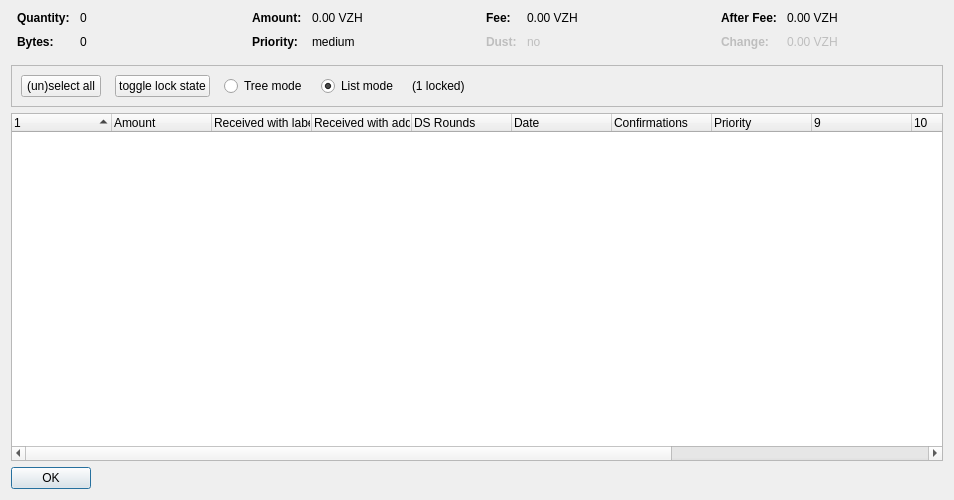
<?xml version="1.0" encoding="UTF-8"?>
<ui version="4.0">
 <class>CoinControlDialog</class>
 <widget class="QDialog" name="CoinControlDialog">
  <property name="geometry">
   <rect>
    <x>0</x>
    <y>0</y>
    <width>954</width>
    <height>500</height>
   </rect>
  </property>
  <property name="windowTitle">
   <string>Coin Selection</string>
  </property>
  <layout class="QVBoxLayout" name="verticalLayout">
   <item>
    <layout class="QHBoxLayout" name="horizontalLayoutTop" stretch="0,0,0,0">
     <property name="topMargin">
      <number>0</number>
     </property>
     <property name="bottomMargin">
      <number>10</number>
     </property>
     <item>
      <layout class="QFormLayout" name="formLayoutCoinControl1">
       <property name="horizontalSpacing">
        <number>10</number>
       </property>
       <property name="verticalSpacing">
        <number>10</number>
       </property>
       <property name="leftMargin">
        <number>6</number>
       </property>
       <property name="rightMargin">
        <number>6</number>
       </property>
       <item row="0" column="0">
        <widget class="QLabel" name="labelCoinControlQuantityText">
         <property name="font">
          <font>
           <weight>75</weight>
           <bold>true</bold>
          </font>
         </property>
         <property name="text">
          <string>Quantity:</string>
         </property>
        </widget>
       </item>
       <item row="0" column="1">
        <widget class="QLabel" name="labelCoinControlQuantity">
         <property name="cursor">
          <cursorShape>IBeamCursor</cursorShape>
         </property>
         <property name="contextMenuPolicy">
          <enum>Qt::ActionsContextMenu</enum>
         </property>
         <property name="text">
          <string notr="true">0</string>
         </property>
         <property name="textInteractionFlags">
          <set>Qt::LinksAccessibleByMouse|Qt::TextSelectableByKeyboard|Qt::TextSelectableByMouse</set>
         </property>
        </widget>
       </item>
       <item row="1" column="0">
        <widget class="QLabel" name="labelCoinControlBytesText">
         <property name="font">
          <font>
           <weight>75</weight>
           <bold>true</bold>
          </font>
         </property>
         <property name="text">
          <string>Bytes:</string>
         </property>
        </widget>
       </item>
       <item row="1" column="1">
        <widget class="QLabel" name="labelCoinControlBytes">
         <property name="cursor">
          <cursorShape>IBeamCursor</cursorShape>
         </property>
         <property name="contextMenuPolicy">
          <enum>Qt::ActionsContextMenu</enum>
         </property>
         <property name="text">
          <string notr="true">0</string>
         </property>
         <property name="textInteractionFlags">
          <set>Qt::LinksAccessibleByMouse|Qt::TextSelectableByKeyboard|Qt::TextSelectableByMouse</set>
         </property>
        </widget>
       </item>
      </layout>
     </item>
     <item>
      <layout class="QFormLayout" name="formLayoutCoinControl2">
       <property name="horizontalSpacing">
        <number>10</number>
       </property>
       <property name="verticalSpacing">
        <number>10</number>
       </property>
       <property name="leftMargin">
        <number>6</number>
       </property>
       <property name="rightMargin">
        <number>6</number>
       </property>
       <item row="0" column="0">
        <widget class="QLabel" name="labelCoinControlAmountText">
         <property name="font">
          <font>
           <weight>75</weight>
           <bold>true</bold>
          </font>
         </property>
         <property name="text">
          <string>Amount:</string>
         </property>
        </widget>
       </item>
       <item row="0" column="1">
        <widget class="QLabel" name="labelCoinControlAmount">
         <property name="cursor">
          <cursorShape>IBeamCursor</cursorShape>
         </property>
         <property name="contextMenuPolicy">
          <enum>Qt::ActionsContextMenu</enum>
         </property>
         <property name="text">
          <string notr="true">0.00 VZH</string>
         </property>
         <property name="textInteractionFlags">
          <set>Qt::LinksAccessibleByMouse|Qt::TextSelectableByKeyboard|Qt::TextSelectableByMouse</set>
         </property>
        </widget>
       </item>
       <item row="1" column="0">
        <widget class="QLabel" name="labelCoinControlPriorityText">
         <property name="font">
          <font>
           <weight>75</weight>
           <bold>true</bold>
          </font>
         </property>
         <property name="text">
          <string>Priority:</string>
         </property>
        </widget>
       </item>
       <item row="1" column="1">
        <widget class="QLabel" name="labelCoinControlPriority">
         <property name="cursor">
          <cursorShape>IBeamCursor</cursorShape>
         </property>
         <property name="contextMenuPolicy">
          <enum>Qt::ActionsContextMenu</enum>
         </property>
         <property name="text">
          <string>medium</string>
         </property>
         <property name="textInteractionFlags">
          <set>Qt::LinksAccessibleByMouse|Qt::TextSelectableByKeyboard|Qt::TextSelectableByMouse</set>
         </property>
        </widget>
       </item>
      </layout>
     </item>
     <item>
      <layout class="QFormLayout" name="formLayoutCoinControl3">
       <property name="horizontalSpacing">
        <number>10</number>
       </property>
       <property name="verticalSpacing">
        <number>10</number>
       </property>
       <property name="leftMargin">
        <number>6</number>
       </property>
       <property name="rightMargin">
        <number>6</number>
       </property>
       <item row="0" column="0">
        <widget class="QLabel" name="labelCoinControlFeeText">
         <property name="font">
          <font>
           <weight>75</weight>
           <bold>true</bold>
          </font>
         </property>
         <property name="text">
          <string>Fee:</string>
         </property>
        </widget>
       </item>
       <item row="0" column="1">
        <widget class="QLabel" name="labelCoinControlFee">
         <property name="cursor">
          <cursorShape>IBeamCursor</cursorShape>
         </property>
         <property name="contextMenuPolicy">
          <enum>Qt::ActionsContextMenu</enum>
         </property>
         <property name="text">
          <string notr="true">0.00 VZH</string>
         </property>
         <property name="textInteractionFlags">
          <set>Qt::LinksAccessibleByMouse|Qt::TextSelectableByKeyboard|Qt::TextSelectableByMouse</set>
         </property>
        </widget>
       </item>
       <item row="1" column="0">
        <widget class="QLabel" name="labelCoinControlLowOutputText">
         <property name="enabled">
          <bool>false</bool>
         </property>
         <property name="font">
          <font>
           <weight>75</weight>
           <bold>true</bold>
          </font>
         </property>
         <property name="text">
          <string>Dust:</string>
         </property>
        </widget>
       </item>
       <item row="1" column="1">
        <widget class="QLabel" name="labelCoinControlLowOutput">
         <property name="enabled">
          <bool>false</bool>
         </property>
         <property name="cursor">
          <cursorShape>IBeamCursor</cursorShape>
         </property>
         <property name="contextMenuPolicy">
          <enum>Qt::ActionsContextMenu</enum>
         </property>
         <property name="text">
          <string>no</string>
         </property>
         <property name="textInteractionFlags">
          <set>Qt::LinksAccessibleByMouse|Qt::TextSelectableByKeyboard|Qt::TextSelectableByMouse</set>
         </property>
        </widget>
       </item>
      </layout>
     </item>
     <item>
      <layout class="QFormLayout" name="formLayoutCoinControl4">
       <property name="horizontalSpacing">
        <number>10</number>
       </property>
       <property name="verticalSpacing">
        <number>10</number>
       </property>
       <property name="leftMargin">
        <number>6</number>
       </property>
       <property name="rightMargin">
        <number>6</number>
       </property>
       <item row="0" column="0">
        <widget class="QLabel" name="labelCoinControlAfterFeeText">
         <property name="font">
          <font>
           <weight>75</weight>
           <bold>true</bold>
          </font>
         </property>
         <property name="text">
          <string>After Fee:</string>
         </property>
        </widget>
       </item>
       <item row="0" column="1">
        <widget class="QLabel" name="labelCoinControlAfterFee">
         <property name="cursor">
          <cursorShape>IBeamCursor</cursorShape>
         </property>
         <property name="contextMenuPolicy">
          <enum>Qt::ActionsContextMenu</enum>
         </property>
         <property name="text">
          <string notr="true">0.00 VZH</string>
         </property>
         <property name="textInteractionFlags">
          <set>Qt::LinksAccessibleByMouse|Qt::TextSelectableByKeyboard|Qt::TextSelectableByMouse</set>
         </property>
        </widget>
       </item>
       <item row="1" column="0">
        <widget class="QLabel" name="labelCoinControlChangeText">
         <property name="enabled">
          <bool>false</bool>
         </property>
         <property name="font">
          <font>
           <weight>75</weight>
           <bold>true</bold>
          </font>
         </property>
         <property name="text">
          <string>Change:</string>
         </property>
        </widget>
       </item>
       <item row="1" column="1">
        <widget class="QLabel" name="labelCoinControlChange">
         <property name="enabled">
          <bool>false</bool>
         </property>
         <property name="cursor">
          <cursorShape>IBeamCursor</cursorShape>
         </property>
         <property name="contextMenuPolicy">
          <enum>Qt::ActionsContextMenu</enum>
         </property>
         <property name="text">
          <string notr="true">0.00 VZH</string>
         </property>
         <property name="textInteractionFlags">
          <set>Qt::LinksAccessibleByMouse|Qt::TextSelectableByKeyboard|Qt::TextSelectableByMouse</set>
         </property>
        </widget>
       </item>
      </layout>
     </item>
    </layout>
   </item>
   <item>
    <widget class="QFrame" name="frame">
     <property name="minimumSize">
      <size>
       <width>0</width>
       <height>40</height>
      </size>
     </property>
     <property name="frameShape">
      <enum>QFrame::StyledPanel</enum>
     </property>
     <property name="frameShadow">
      <enum>QFrame::Sunken</enum>
     </property>
     <layout class="QHBoxLayout" name="horizontalLayout">
      <item>
       <layout class="QHBoxLayout" name="horizontalLayoutPanel" stretch="0,0,0,0,0,0">
        <property name="spacing">
         <number>14</number>
        </property>
        <item>
         <widget class="QPushButton" name="pushButtonSelectAll">
          <property name="sizePolicy">
           <sizepolicy hsizetype="Maximum" vsizetype="Fixed">
            <horstretch>0</horstretch>
            <verstretch>0</verstretch>
           </sizepolicy>
          </property>
          <property name="text">
           <string>(un)select all</string>
          </property>
          <property name="autoDefault">
           <bool>false</bool>
          </property>
         </widget>
        </item>
        <item>
         <widget class="QPushButton" name="pushButtonToggleLock">
          <property name="sizePolicy">
           <sizepolicy hsizetype="Maximum" vsizetype="Fixed">
            <horstretch>0</horstretch>
            <verstretch>0</verstretch>
           </sizepolicy>
          </property>
          <property name="text">
           <string>toggle lock state</string>
          </property>
          <property name="autoDefault">
           <bool>false</bool>
          </property>
         </widget>
        </item>
        <item>
         <widget class="QRadioButton" name="radioTreeMode">
          <property name="sizePolicy">
           <sizepolicy hsizetype="Maximum" vsizetype="Fixed">
            <horstretch>0</horstretch>
            <verstretch>0</verstretch>
           </sizepolicy>
          </property>
          <property name="text">
           <string>Tree mode</string>
          </property>
         </widget>
        </item>
        <item>
         <widget class="QRadioButton" name="radioListMode">
          <property name="sizePolicy">
           <sizepolicy hsizetype="Maximum" vsizetype="Fixed">
            <horstretch>0</horstretch>
            <verstretch>0</verstretch>
           </sizepolicy>
          </property>
          <property name="text">
           <string>List mode</string>
          </property>
          <property name="checked">
           <bool>true</bool>
          </property>
         </widget>
        </item>
        <item>
         <widget class="QLabel" name="labelLocked">
          <property name="text">
           <string>(1 locked)</string>
          </property>
         </widget>
        </item>
        <item>
         <spacer name="horizontalSpacer">
          <property name="orientation">
           <enum>Qt::Horizontal</enum>
          </property>
          <property name="sizeHint" stdset="0">
           <size>
            <width>40</width>
            <height>20</height>
           </size>
          </property>
         </spacer>
        </item>
       </layout>
      </item>
     </layout>
    </widget>
   </item>
   <item>
    <widget class="CoinControlTreeWidget" name="treeWidget">
     <property name="contextMenuPolicy">
      <enum>Qt::CustomContextMenu</enum>
     </property>
     <property name="sortingEnabled">
      <bool>false</bool>
     </property>
     <property name="columnCount">
      <number>13</number>
     </property>
     <attribute name="headerShowSortIndicator" stdset="0">
      <bool>true</bool>
     </attribute>
     <attribute name="headerStretchLastSection">
      <bool>false</bool>
     </attribute>
     <column>
      <property name="text">
       <string/>
      </property>
     </column>
     <column>
      <property name="text">
       <string>Amount</string>
      </property>
     </column>
     <column>
      <property name="text">
       <string>Received with label</string>
      </property>
     </column>
     <column>
      <property name="text">
       <string>Received with address</string>
      </property>
     </column>
     <column>
      <property name="text">
       <string>DS Rounds</string>
      </property>
     </column>
     <column>
      <property name="text">
       <string>Date</string>
      </property>
     </column>
     <column>
      <property name="text">
       <string>Confirmations</string>
      </property>
      <property name="toolTip">
       <string>Confirmed</string>
      </property>
     </column>
     <column>
      <property name="text">
       <string>Priority</string>
      </property>
     </column>
     <column>
      <property name="text">
       <string/>
      </property>
     </column>
     <column>
      <property name="text">
       <string/>
      </property>
     </column>
     <column>
      <property name="text">
       <string/>
      </property>
     </column>
     <column>
      <property name="text">
       <string/>
      </property>
     </column>
     <column>
      <property name="text">
       <string/>
      </property>
     </column>
    </widget>
   </item>
   <item>
    <widget class="QDialogButtonBox" name="buttonBox">
     <property name="sizePolicy">
      <sizepolicy hsizetype="Maximum" vsizetype="Fixed">
       <horstretch>0</horstretch>
       <verstretch>0</verstretch>
      </sizepolicy>
     </property>
     <property name="orientation">
      <enum>Qt::Horizontal</enum>
     </property>
     <property name="standardButtons">
      <set>QDialogButtonBox::Ok</set>
     </property>
    </widget>
   </item>
  </layout>
 </widget>
 <customwidgets>
  <customwidget>
   <class>CoinControlTreeWidget</class>
   <extends>QTreeWidget</extends>
   <header>coincontroltreewidget.h</header>
  </customwidget>
 </customwidgets>
 <resources/>
 <connections/>
</ui>
